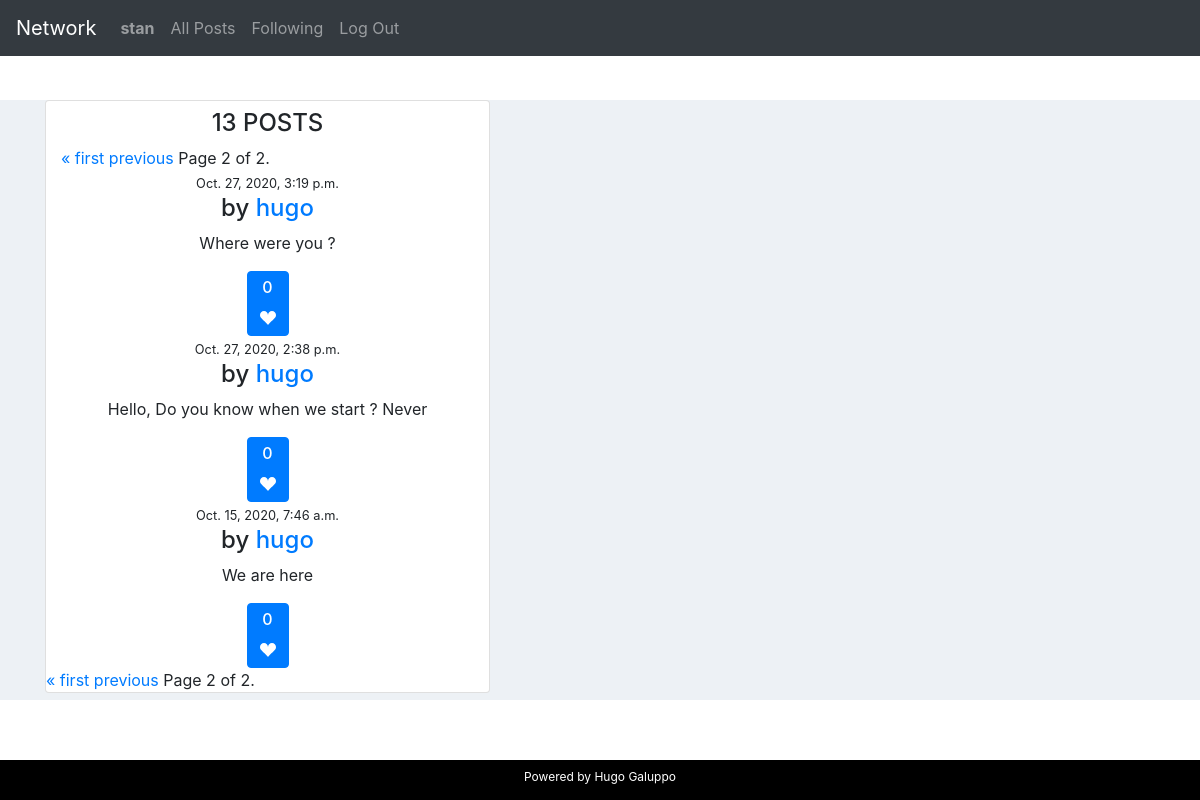
The page /following?page=2 (signed in) on the database its author committed.
### network/models.py (models this page shows, shortened)
class User(AbstractUser):
    pass

class Post (models.Model):
    author = models.ForeignKey("Profile", on_delete=models.CASCADE, related_name="author") #profile.author
    content = models.CharField(max_length=100)
    date = models.DateTimeField(auto_now=True)
    likes = models.ManyToManyField("User",related_name="likes", blank = True) #user.likes
    class Meta:
        ordering = ('-date', )

class Profile(models.Model):
    user = models.OneToOneField("User", on_delete=models.CASCADE, related_name="user") # user.user
    title = models.CharField(max_length=100, blank=True)
    followers = models.ManyToManyField("User",related_name="is_following", blank=True)     # user.is_following.all()

### network/views.py (the view)
# urls.py: path("following", views.following, name="following"),
@login_required
def following(request):
    user = User.objects.get(pk=request.user.pk)
    profiles = Profile.objects.filter(followers__in=[user.pk])
    posts_dict = {}
    post_list = []
    if profiles:
        for profile in profiles:
            posts_dict[profile] = Post.objects.filter(author__in=[profile])
            for item in posts_dict[profile]:
                 post_list.append(item)
        paginator = Paginator(post_list, 10) # Show 10 posts per page.
        page_number = request.GET.get('page') # 10
        page_obj = paginator.get_page(page_number)
        postNbr = len(post_list)
        return render(request, "network/following.html", {'postNbr': postNbr, 'page_obj': page_obj })
    else:
        return render(request, "network/following.html", {
                "message": "You are following nobody !"
            })

### network/templates/network/following.html (shortened to what this page needs)
{% extends "network/layout.html" %}
{% load static %}
{% block body %}
<div class="container">
  <div class="row">
      <div class="col-md-12 col-lg-5">
          <div class="card">
                      <div class="col text-center">
                        <h4 class="text-uppercase">
                        {% if message %}
                            {{message}}
                        {% else %}
                          <h4 class="text-uppercase">
                             {{ postNbr }} Posts</h4>
                            <div class="pagination">
                              <span class="step-links">
                                  {% if page_obj.has_previous %}
                                      <a href="?page=1">&laquo; first</a>
                                      <a href="?page={{ page_obj.previous_page_number }}">previous</a>
                                      {% endif %}
                                  <span class="current">
                                      Page {{ page_obj.number }} of {{ page_obj.paginator.num_pages }}.
                                  </span>
                              </span>
                          </div>
                          {% for post in page_obj %}
                              <small> {{post.date}} </small>
                              <div id='{{ post.id }}' class="media-body">
                                {% if user.is_authenticated %}
                                <h4 class="media-heading user_name">by
                                  <a href="{% url 'profile' username=post.author.user.pk%}">
                                {% endif %}
                                    {{post.author.user}}</h4></a>
                                <p id='content'>{{post.content}}</p>
                                {% if user.is_authenticated %}
                                    <button value="{{ post.likes.count }}" id='like' type="submit" class="btn btn-primary" onclick="like( '{{ post.id }}', '{{ request.user }}' )">
                                        <h6 id="likecount">{{ post.likes.count }}</h6>
                                        <svg width="1em" height="1em" viewBox="0 0 16 16" class="bi bi-suit-heart-fill" fill="currentColor" xmlns="http://www.w3.org/2000/svg">
                                         <path d="M4 1c2.21 0 4 1.755 4 3.92C8 2.755 9.79 1 12 1s4 1.755 4 3.92c0 3.263-3.234 4.414-7.608 9.608a.513.513 0 0 1-.784 0C3.234 9.334 0 8.183 0 4.92 0 2.755 1.79 1 4 1z"/>
                                       </svg>
                                       </button>
                                    {% endif %}
                              </div>
                          {% endfor %}
                      </div>
                      <div class="pagination">
                        <span class="step-links">
                            {% if page_obj.has_previous %}
                                <a href="?page=1">&laquo; first</a>
                                <a href="?page={{ page_obj.previous_page_number }}">previous</a>
                            {% endif %}
                            <span class="current">
                                Page {{ page_obj.number }} of {{ page_obj.paginator.num_pages }}.
                            </span>
                        </span>
                    </div>
                    {% endif %}
              </div>
{% endblock %}

### network/templates/network/layout.html (shortened to what this page needs)
{% load static %}
<!DOCTYPE html>
<html lang="en">
    <head>
        <link href="{% static 'network/styles.css' %}" rel="stylesheet">
        <link rel="stylesheet" href="https://maxcdn.bootstrapcdn.com/bootstrap/4.5.2/css/bootstrap.min.css">
        <link rel="stylesheet" href="https://cdnjs.cloudflare.com/ajax/libs/font-awesome/4.7.0/css/font-awesome.min.css">
    <body>
        <div class="pos-f-t">
            <nav class="navbar navbar-expand-sm bg-dark navbar-dark fixed-top">
                <a class="navbar-brand" href="#">Network</a>
                <div class="collapse navbar-collapse" id="collapsibleNavbar">
                    <ul class="navbar-nav">
                        {% if user.is_authenticated %}
                            <li class="nav-item">
                                <a class="nav-link" href="{% url 'profile' username=user.pk%}"><strong>{{ user.username }}</strong></a>
                            </li>
                        {% endif %}
                        <li class="nav-item">
                        <a class="nav-link" href="{% url 'index' %}">All Posts</a>
                        </li>
                        {% if user.is_authenticated %}
                            <li class="nav-item">
                                <a class="nav-link" href="{% url 'following' %}">Following</a>
                            </li>
                            <li class="nav-item">
                                <a class="nav-link" href="{% url 'logout' %}">Log Out</a>
                            </li>
                        {% endif %}
                    </ul>
                    </div>
            </nav>
        <div class="body">
            {% block body %}
            {% endblock %}
        </div>
        <div class="footer">
            <p> <sub>Powered by Hugo Galuppo</sub></p>
        </div>
    </body>
</html>

### network/static/network/styles.css (style rules this page uses)
.body { position: fixed; top: 100px; bottom: 100px; left: 0; right: 0; background-color: #edf1f5; overflow: auto; }
.footer { position: fixed; left: 0; bottom: 0; width: 100%; background-color:black; color: white; text-align: center; }
body { background: #edf1f5; margin-top:20px; }
.card { position: relative; display: flex; flex-direction: column; min-width: 0; word-wrap: break-word; background-color: #fff; background-clip: border-box; border: 0 solid transparent; border-radius: 0; }

### rows shown on the page
User: username "stan"
Post: date "Oct. 27, 2020, 3:19 p.m.", author.user "hugo", content "Where were you ?", likes.count "0"
Post: date "Oct. 27, 2020, 2:38 p.m.", author.user "hugo", content "Hello, Do you know when we start ? Never", likes.count "0"
Post: date "Oct. 15, 2020, 7:46 a.m.", author.user "hugo", content "We are here", likes.count "0"

### other values the page prints
{{ postNbr }} "13"
{{ page_obj.number }} "2"
{{ page_obj.paginator.num_pages }} "2"
